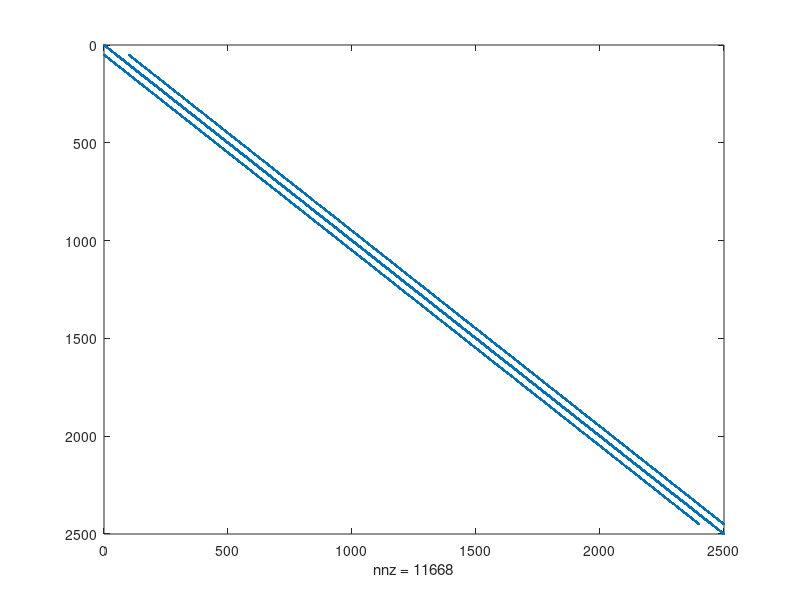
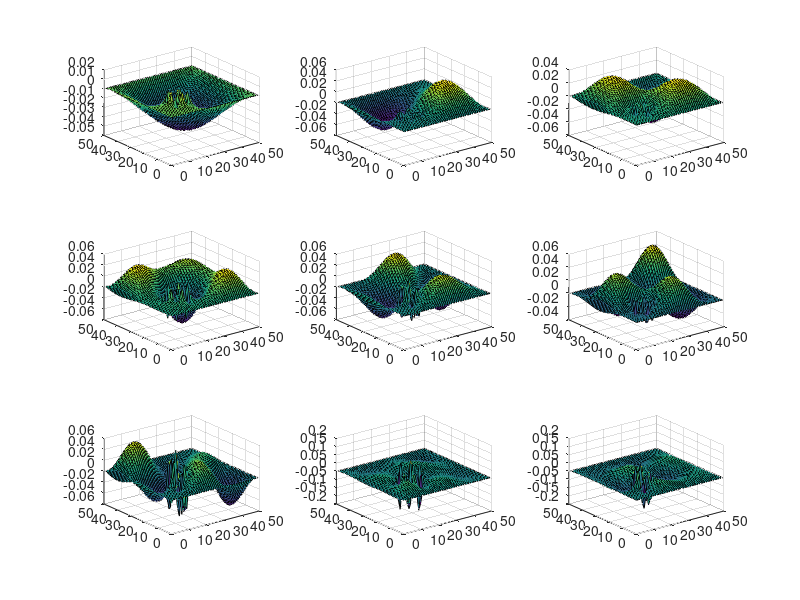

These figures' MATLAB source, in order:
nx = 50;
ny = 50;

G = sparse(nx*ny,nx*ny);
V = zeros(1,nx*ny);

for i = 1:nx
    for j = 1:ny
        n = j + (i-1)*ny;
         nxm = j + (i-2)*ny;
         nxp = j + (i)*ny;
         nym = j-1 + (i-1)*ny;
         nyp = j+1 + (i-1)*ny;
        if i == 1
            G(n,:) = 0;
            G(n,n) = 1;
            V(n) = 1;
        elseif i == nx
            G(n,:) = 0;
            G(n,n) = 1;
        elseif j == 1
            G(n,:) = 0;
            G(n,n) = 1;
        elseif j == ny
            G(n,:) = 0;
            G(n,n) = 1;
        else
            G(n,n) = -4;
            G(n,nxm) = 1;
            G(n,nxp) = 1;
            G(nym,n) = 1;
            G(nyp,n) = 1;         
        end
        
        if (i > 10 && i < 20 && j > 10 && j < 20)
            G(n,n) = -2;
        end
        
    end
end

[E,D] = eigs(G,9,'SM');

for k = 1:9
    for i = 1:nx
        for j = 1:ny
            n = j + (i-1)*ny;
            map(k,i,j) = E(n,k);        
        end
    end
end

figure(1)
spy(G)

figure(2)
for k = 1:9
    subplot(3,3,k)
    t = squeeze(map(k,:,:));
    surf(t)
end
